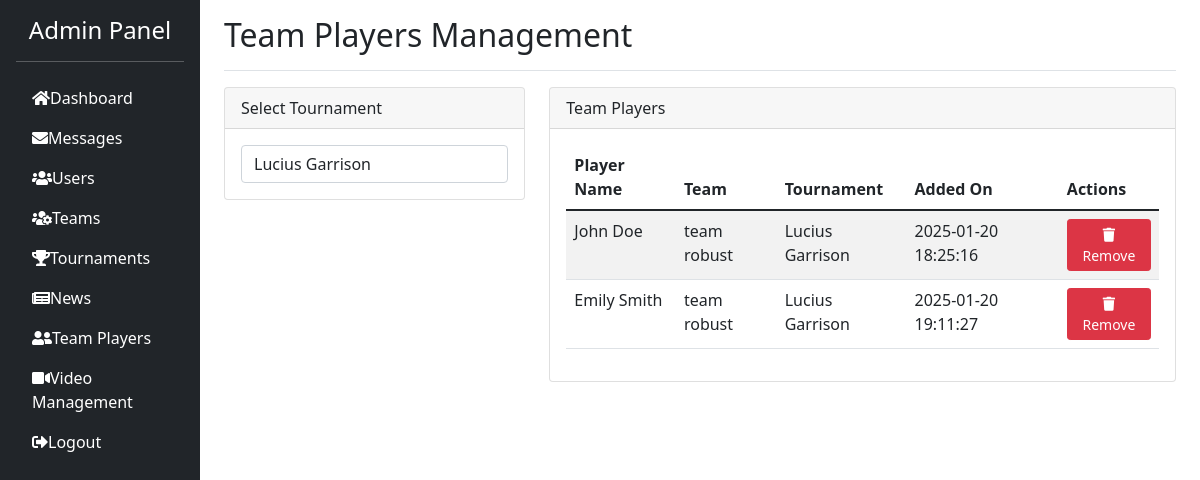
/team_players_old.php?tournament=7 (signed in), run on the app's committed database.
### tables this page shows
CREATE TABLE `team_player` (
  `id` int(11) NOT NULL,
  `team_id` int(11) NOT NULL,
  `user_id` int(11) NOT NULL,
  `created_at` timestamp NOT NULL DEFAULT current_timestamp()
);

CREATE TABLE `contact` (
  `id` int(11) NOT NULL,
  `full_name` varchar(100) NOT NULL,
  `email` varchar(100) NOT NULL,
  `message` text NOT NULL,
  `created_at` timestamp NOT NULL DEFAULT current_timestamp()
);

CREATE TABLE `team` (
  `id` int(11) NOT NULL,
  `name` varchar(30) NOT NULL,
  `manager_id` int(11) DEFAULT NULL,
  `logo` varchar(100) DEFAULT NULL
);

CREATE TABLE `tournament` (
  `id` int(11) NOT NULL,
  `name` varchar(255) NOT NULL,
  `creator_id` int(11) DEFAULT NULL,
  `venue` varchar(40) NOT NULL,
  `region` varchar(40) NOT NULL,
  `district` varchar(40) NOT NULL,
  `thana` varchar(40) NOT NULL,
  `area` varchar(40) NOT NULL,
  `tour_type` varchar(10) NOT NULL,
  `start_date` date NOT NULL,
  `end_date` date DEFAULT NULL
);

### team_players_old.php (the view, shortened to what this page needs)
<?php
require_once 'config.php';
try {
    $tournaments_query = $conn->query("
        SELECT DISTINCT t.id, t.name
        FROM tournament t
        JOIN tournament_team tt ON t.id = tt.tournament_id
    ");
    $tournaments = $tournaments_query->fetchAll(PDO::FETCH_ASSOC);
} catch (PDOException $e) {
    $tournaments = [];
    $_SESSION['error'] = "Error fetching tournaments: " . $e->getMessage();
}
$selected_tournament = isset($_GET['tournament']) ? intval($_GET['tournament']) : null;
$team_players = [];
if ($selected_tournament) {
    try {
        $players_query = $conn->prepare("
            SELECT
                tp.id as player_id,
                c.full_name,
                t.name as team_name,
                tour.name as tournament_name,
                tp.created_at
            FROM team_player tp
            JOIN contact c ON tp.user_id = c.id
            JOIN team t ON tp.team_id = t.id
            JOIN tournament_team tt ON t.id = tt.team_id
            JOIN tournament tour ON tt.tournament_id = tour.id
            WHERE tour.id = :tournament_id
        ");
        $players_query->bindParam(':tournament_id', $selected_tournament, PDO::PARAM_INT);
        $players_query->execute();
        $team_players = $players_query->fetchAll(PDO::FETCH_ASSOC);
    } catch (PDOException $e) {
        $_SESSION['error'] = "Error fetching team players: " . $e->getMessage();
    }
}
?>
<!DOCTYPE html>
<html lang="en">
<head>
    <link href="https://cdn.jsdelivr.net/npm/bootstrap@5.1.3/dist/css/bootstrap.min.css" rel="stylesheet">
    <link href="https://cdnjs.cloudflare.com/ajax/libs/font-awesome/5.15.3/css/all.min.css" rel="stylesheet">
</head>
<body>
    <div class="container-fluid">
        <div class="row">
            <?php include 'component/sidebar.php'; ?>
            <main class="col-md-10 ms-sm-auto px-4">
                <div class="d-flex justify-content-between flex-wrap flex-md-nowrap align-items-center pt-3 pb-2 mb-3 border-bottom">
                    <h1 class="h2">Team Players Management</h1>
                </div>
                <div class="row">
                    <div class="col-md-4 mb-3">
                        <form method="get" action="team_players.php">
                            <div class="card">
                                <div class="card-header">
                                    Select Tournament
                                </div>
                                <div class="card-body">
                                    <select name="tournament" class="form-control" onchange="this.form.submit()">
                                        <?php foreach ($tournaments as $tournament): ?>
                                            <option value="<?php echo $tournament['id']; ?>"
                                                <?php echo ($selected_tournament == $tournament['id']) ? 'selected' : ''; ?>>
                                                <?php echo htmlspecialchars($tournament['name']); ?>
                                            </option>
                                        <?php endforeach; ?>
                                    </select>
                                </div>
                            </div>
                        </form>
                    </div>
                    <div class="col-md-8">
                        <?php if ($selected_tournament): ?>
                            <div class="card">
                                <div class="card-header">
                                    Team Players
                                </div>
                                <div class="card-body">
                                    <?php if (!empty($team_players)): ?>
                                        <div class="table-responsive">
                                            <table class="table table-striped table-hover">
                                                <thead>
                                                    <tr>
                                                        <th>Player Name</th>
                                                        <th>Team</th>
                                                        <th>Tournament</th>
                                                        <th>Added On</th>
                                                        <th>Actions</th>
                                                    </tr>
                                                </thead>
                                                <tbody>
                                                    <?php foreach ($team_players as $player): ?>
                                                    <tr>
                                                        <td><?php echo htmlspecialchars($player['full_name']); ?></td>
                                                        <td><?php echo htmlspecialchars($player['team_name']); ?></td>
                                                        <td><?php echo htmlspecialchars($player['tournament_name']); ?></td>
                                                        <td><?php echo htmlspecialchars($player['created_at']); ?></td>
                                                        <td>
                                                            <a href="team_players.php?tournament=<?php echo $selected_tournament; ?>&delete=<?php echo $player['player_id']; ?>"
                                                               class="btn btn-danger btn-sm"
                                                               onclick="return confirm('Are you sure you want to remove this player from the team?');">
                                                                <i class="fas fa-trash"></i> Remove
                                                            </a>
                                                        </td>
                                                    </tr>
                                                    <?php endforeach; ?>
                                                </tbody>
                                            </table>
                                        </div>
                                    <?php else: ?>
                                        <p class="text-center">No players found for this tournament.</p>
                                    <?php endif; ?>
                                </div>
                            </div>
                        <?php endif; ?>
                    </div>
                </div>
            </main>
        </div>
    </div>
</body>
</html>

### data on the page
team_player: contact.full_name "John Doe", team.name "team robust", tournament.name "Lucius Garrison", created_at "2025-01-20 18:25:16"
team_player: contact.full_name "Emily Smith", team.name "team robust", tournament.name "Lucius Garrison", created_at "2025-01-20 19:11:27"

### other printed values
form field tournament "Lucius Garrison"
